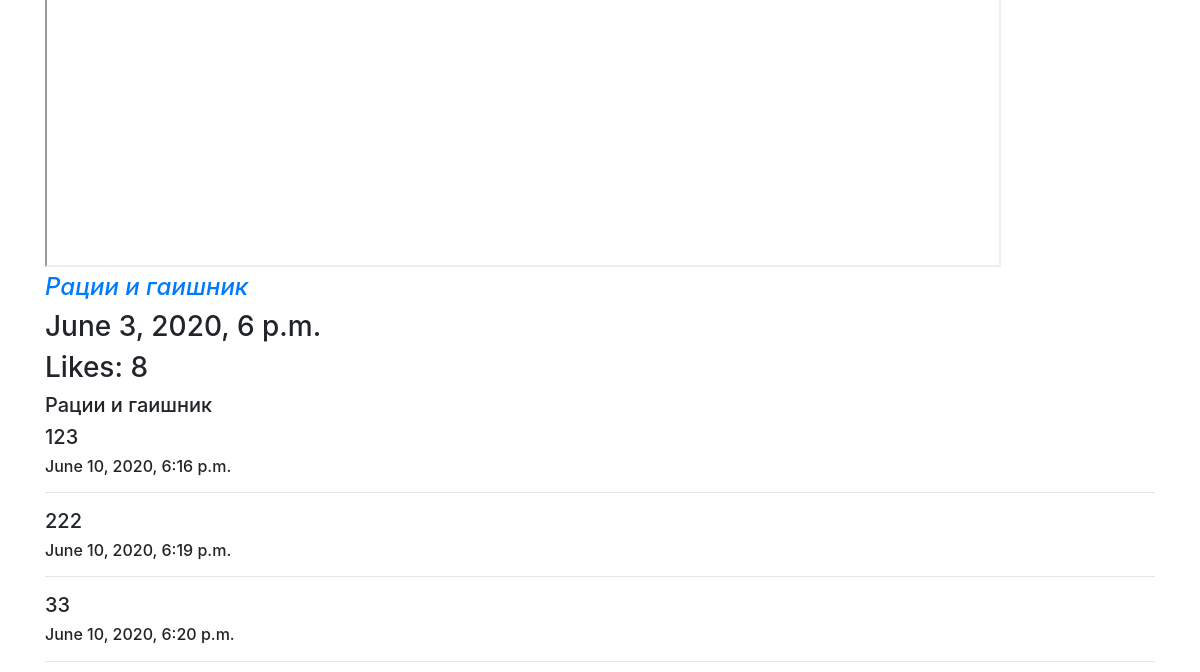
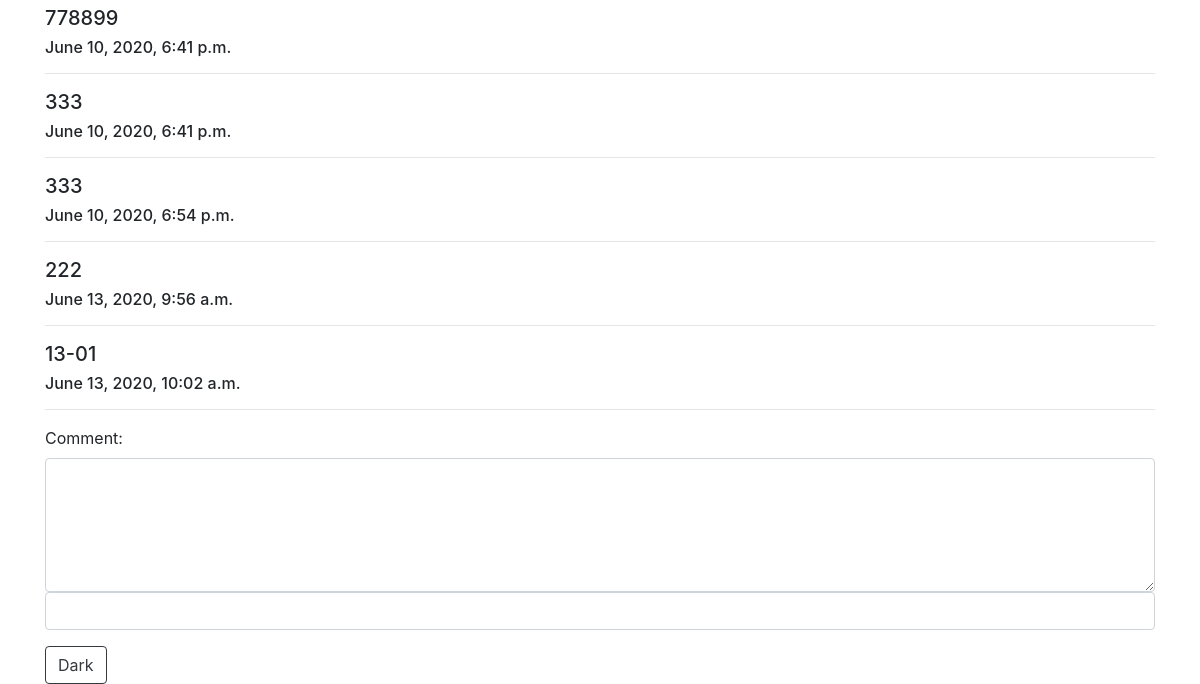
The page /hello/456/ (lower part) on the database as committed earlier (2 pictures, top to bottom).
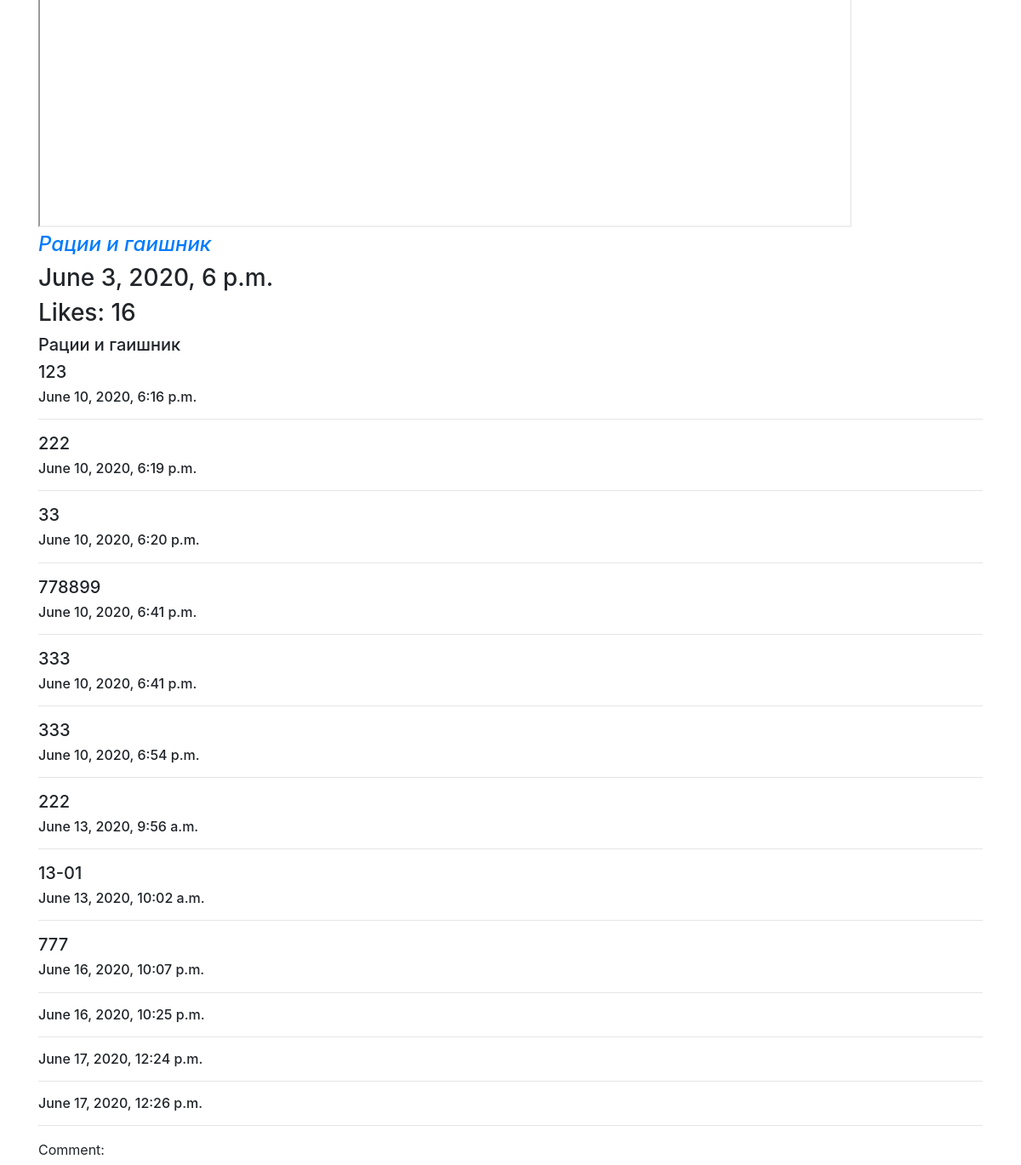
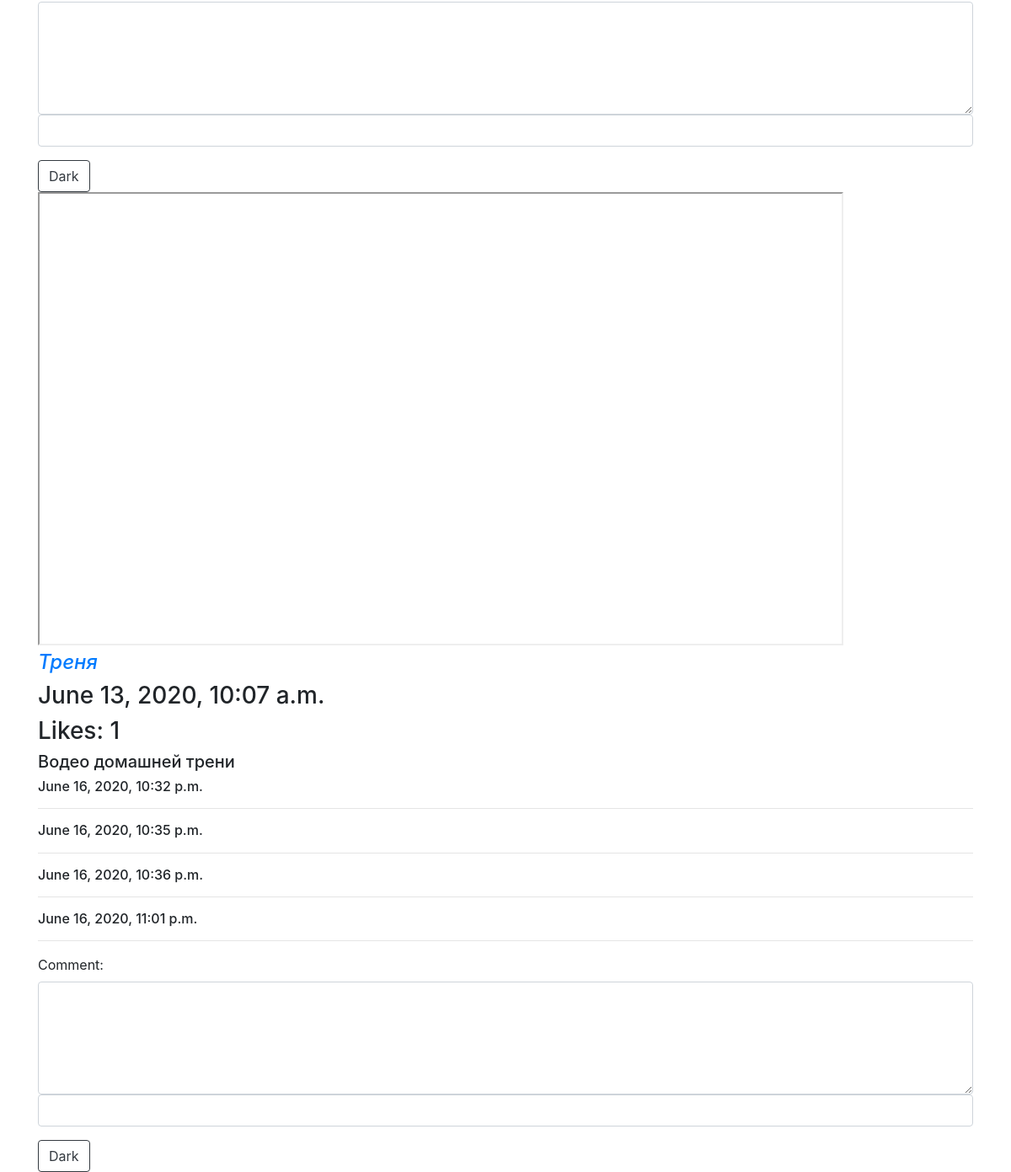
The same page on the database as committed later (2 pictures, top to bottom).
### show/models.py (models this page shows, shortened)
class Video(models.Model):
    class Meta:
        verbose_name = "Видео"
        verbose_name_plural = "Много видео"
    slug = models.SlugField(unique=True, verbose_name="Слаг", help_text="Слаг должен быть уникальным")
    urls = models.URLField(verbose_name="УРЛ")
    title = models.CharField(max_length=150, verbose_name="Заголовок")
    date = models.DateTimeField(auto_now_add=True, verbose_name="Дата")
    description = models.TextField(verbose_name="Описание", null=True, blank=True)
    likes = models.PositiveIntegerField(default=0, verbose_name="Лайки")

class Comment(models.Model):   # 1 - 5шт    2 - 3 шт
    text = models.TextField()
    date = models.DateTimeField(auto_now_add=True)
    comment_video = models.ForeignKey(Video, on_delete=models.CASCADE, related_name="comment")

### show/views.py (the view)
# urls.py: re_path("456/", views.world, name="main_page"),
def world(request):
    response = {"name":"Bogdan", "d":34, "arr":[1,2,3,4,5]}
    response["content"] = Video.objects.all()
    return render(request, "index.html", response)

### show/templates/index.html (shortened to what this page needs)
{% extends "mainTemplate.html" %}
{% load static %}
{% block video %}
{% for video in content %}
    <iframe width="956" height="538" src="{{ video.urls }}"></iframe>
    <a href="/hello/one_video/{{ video.id }}/">
        <h4>
            <i>{{ video.title }}</i>
        </h4>
    </a>
    <h3>{{ video.date }}</h3>
    <h3 class="like" id="{{ video.id }}">Likes: {{ video.likes }}</h3>
    <h5>{{ video.description }}</h5>
    <div id="comment{{ video.id }}">
    {% for com in video.comment.all %}
        <h5>{{ com.text }}</h5>
        <h6>{{ com.date }}</h6>
        <hr>
    {% endfor %}
    </div>
{% include "test.html" with some_id=video.id %}
{% endfor %}
{% endblock %}

### show/templates/test.html (shortened to what this page needs)
<form >
    <div class="form-group">
      <label for="comment">Comment:</label>
      <textarea class="form-control" rows="5" name="com" id="textarea{{ some_id }}"></textarea>
      <input class="form-control" type="password" name="pwd">
    </div>
    <button type="button" id="{{ some_id }}" class="btn btn-outline-dark">Dark</button>
</form>

Rows that differ between the two databases and show on the page:
changed Video "June 3, 2020, 6 p.m.": likes "8" → "16"
added Comment: text "777", date "June 16, 2020, 10:07 p.m.", shown under Video "June 3, 2020, 6 p.m."
added Comment: date "June 16, 2020, 10:25 p.m.", shown under Video "June 3, 2020, 6 p.m."
added Comment: date "June 17, 2020, 12:24 p.m.", shown under Video "June 3, 2020, 6 p.m."
added Comment: date "June 17, 2020, 12:26 p.m.", shown under Video "June 3, 2020, 6 p.m."
added Video: title "Треня", date "June 13, 2020, 10:07 a.m.", likes "1", description "Водео домашней трени"
added Comment: date "June 16, 2020, 10:32 p.m.", shown under "Треня"
added Comment: date "June 16, 2020, 10:35 p.m.", shown under "Треня"
added Comment: date "June 16, 2020, 10:36 p.m.", shown under "Треня"
added Comment: date "June 16, 2020, 11:01 p.m.", shown under "Треня"
